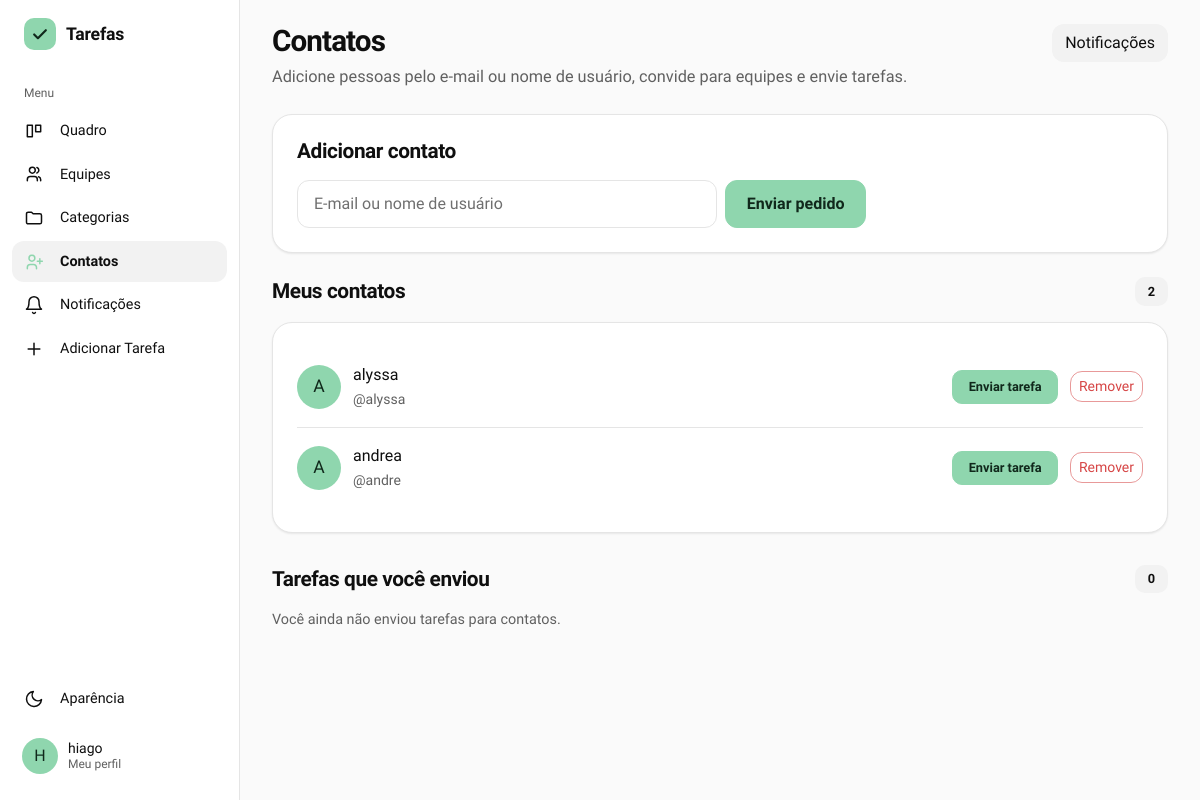
The app's page /contatos (signed in) with its own data.
### gerenciador_de_tarefas/models.py (models this page shows)
class Usuario(db.Model, UserMixin):
    id = db.Column(db.Integer, primary_key=True)
    nomeUsuario = db.Column(db.String(50), unique=True, nullable=False)
    email = db.Column(db.String(254), unique=True, nullable=False)
    senha = db.Column(db.String(255), nullable=False)
    nome = db.Column(db.String(100), nullable=False)
    tarefasCriadas = db.relationship('Tarefa', backref='criador', foreign_keys='Tarefa.criador_id', lazy=True)
    tarefasAtribuidas = db.relationship('Tarefa', backref='responsavel', foreign_keys='Tarefa.responsavel_id', lazy=True)
    cargo = db.Column(db.String(20), nullable=False, default='usuario') #admin ou usuario
    foto_perfil = db.Column(db.String(200), nullable=True, default='default.png')
    ordenacao_quadro = db.Column(db.String(30), nullable=False, default='padrao')

### gerenciador_de_tarefas/app.py (the view)
@app.route('/contatos')
@login_required
def contatos():
    pedidos_enviados = Contato.query.filter_by(
        solicitante_id=current_user.id, status='pendente'
    ).order_by(Contato.criado_em.desc()).all()
    tarefas_enviadas = Tarefa.query.filter(
        Tarefa.criador_id == current_user.id,
        Tarefa.responsavel_id != current_user.id,
        Tarefa.equipe_id.is_(None)
    ).order_by(Tarefa.id.desc()).all()
    pendentes_por_contato = {}
    for t in tarefas_enviadas:
        if t.aceite == 'aguardando':
            pendentes_por_contato[t.responsavel_id] = pendentes_por_contato.get(t.responsavel_id, 0) + 1
    return render_template('contatos.html',
                           contatos=contatos_aceitos(),
                           pedidos_enviados=pedidos_enviados,
                           tarefas_enviadas=tarefas_enviadas,
                           pendentes_por_contato=pendentes_por_contato,
                           limite_tarefas=LIMITE_TAREFAS_PENDENTES_POR_CONTATO)

### gerenciador_de_tarefas/app.py (called while the page is built)
@login_manager.user_loader
def load_user(user_id):
    return db.session.get(Usuario, int(user_id))

@app.context_processor
def injetar_categorias_globais():
    if current_user.is_authenticated:
        return dict(categorias_globais=categorias_acessiveis())
    return dict(categorias_globais=[])

@app.context_processor
def injetar_notificacoes():
    if not current_user.is_authenticated:
        return dict(n_notificacoes=0)
    n = (Contato.query.filter_by(destinatario_id=current_user.id, status='pendente').count()
         + ConviteEquipe.query.filter_by(convidado_id=current_user.id).count()
         + Tarefa.query.filter_by(responsavel_id=current_user.id, aceite='aguardando').count())
    return dict(n_notificacoes=n)

def contatos_aceitos():
    vinculos = Contato.query.filter(
        Contato.status == 'aceito',
        or_(Contato.solicitante_id == current_user.id, Contato.destinatario_id == current_user.id)
    ).all()
    ids = [c.destinatario_id if c.solicitante_id == current_user.id else c.solicitante_id for c in vinculos]
    if not ids:
        return []
    return Usuario.query.filter(Usuario.id.in_(ids)).order_by(Usuario.nomeUsuario).all()

def categorias_do_usuario():
    return Categoria.query.filter_by(usuario_id=current_user.id).order_by(Categoria.nome).all()

def categorias_acessiveis():
    proprias = categorias_do_usuario()
    de_outros = [cs.categoria for cs in CategoriaCompartilhada.query.filter_by(usuario_id=current_user.id).all()]
    return proprias + sorted(de_outros, key=lambda c: c.nome.lower())

### gerenciador_de_tarefas/templates/contatos.html (shortened to what this page needs)
{% extends "base.html" %}
{% block content %}
{% macro avatar(u) -%}
    {% if u.foto_perfil and u.foto_perfil != 'default.png' %}
        <img src="{{ url_for('static', filename='uploads/' + u.foto_perfil) }}" alt="" class="usuario-foto" />
    {% else %}
        <span class="usuario-foto">{{ u.nomeUsuario[:1]|upper }}</span>
    {% endif %}
{%- endmacro %}
{% set rotulo = {'aguardando': 'Aguardando aceite', 'aceita': 'Aceita', 'recusada': 'Recusada'} %}
<div class="eq-topo">
    <div>
        <h1 class="titulo-pagina">Contatos</h1>
        <p class="eq-subtitulo">Adicione pessoas pelo e-mail ou nome de usuário, convide para equipes e envie tarefas.</p>
    </div>
    <a href="{{ url_for('notificacoes') }}" class="btn btn-outline-secondary">
        Notificações{% if n_notificacoes %} ({{ n_notificacoes }}){% endif %}
    </a>
</div>
<section class="cartao mb-4">
    <h2 class="eq-secao-titulo mb-3">Adicionar contato</h2>
    <form method="POST" action="{{ url_for('adicionar_contato') }}" class="d-flex gap-2 flex-wrap">
        <input type="text" name="identificador" class="form-control" style="max-width: 420px;"
               placeholder="E-mail ou nome de usuário" autocomplete="off" required>
        <button type="submit" class="btn btn-principal">Enviar pedido</button>
    </form>
</section>
<section class="eq-secao">
    <div class="eq-secao-cab">
        <h2 class="eq-secao-titulo">Meus contatos</h2>
        <span class="eq-contagem">{{ contatos|length }}</span>
    </div>
    {% if contatos %}
    <div class="cartao">
        {% for u in contatos %}
        <div class="py-3 {{ 'border-top' if not loop.first }}">
            <div class="eqp-membro" style="padding: 0;">
                {{ avatar(u) }}
                <div style="flex: 1; min-width: 0;">
                    <div class="eqp-membro-nome">{{ u.nome or u.nomeUsuario }}</div>
                    <small class="text-secondary">@{{ u.nomeUsuario }}</small>
                </div>
                <button type="button" class="btn btn-principal btn-sm"
                        data-bs-toggle="collapse" data-bs-target="#enviar-{{ u.id }}">Enviar tarefa</button>
                <form method="POST" action="{{ url_for('remover_contato', usuario_id=u.id) }}"
                      onsubmit="return confirm('Remover este contato? Tarefas e convites ainda pendentes entre vocês serão apagados e as categorias compartilhadas deixam de ser compartilhadas.');">
                    <button type="submit" class="btn btn-outline-danger btn-sm">Remover</button>
                </form>
            </div>
        </div>
        {% endfor %}
    </div>
    {% else %}
    <div class="eq-vazio">
        <h3 class="eq-vazio-titulo">Você ainda não tem contatos</h3>
        <p>Envie um pedido usando o e-mail ou o nome de usuário de alguém.</p>
    </div>
    {% endif %}
</section>
<section class="eq-secao mb-5">
    <div class="eq-secao-cab">
        <h2 class="eq-secao-titulo">Tarefas que você enviou</h2>
        <span class="eq-contagem">{{ tarefas_enviadas|length }}</span>
    </div>
    {% if tarefas_enviadas %}
    <div class="cartao">
        {% for t in tarefas_enviadas %}
        <div class="eqp-membro">
            {{ avatar(t.responsavel) }}
            <div style="flex: 1; min-width: 0;">
                <div class="eqp-membro-nome">{{ t.titulo }}</div>
                <small class="text-secondary">para {{ t.responsavel.nomeUsuario }}</small>
            </div>
            <span class="eq-tag">{{ rotulo[t.aceite] }}{% if t.aceite == 'aceita' %} · {{ t.status }}{% endif %}</span>
            {% if t.aceite != 'aceita' %}
            <form method="POST" action="{{ url_for('cancelar_envio_tarefa', tarefa_id=t.id) }}">
                <button type="submit" class="btn btn-outline-secondary btn-sm">
                    {{ 'Cancelar envio' if t.aceite == 'aguardando' else 'Remover' }}
                </button>
            </form>
            {% endif %}
        </div>
        {% endfor %}
    </div>
    {% else %}
    <p class="eqp-ajuda">Você ainda não enviou tarefas para contatos.</p>
    {% endif %}
</section>
{% endblock %}

### gerenciador_de_tarefas/templates/base.html (shortened to what this page needs)
<!doctype html>
<html lang="pt-br">
  <head>
    <link
      rel="stylesheet"
      href="https://cdn.jsdelivr.net/npm/bootstrap@5.3.0/dist/css/bootstrap.min.css"
    />
    <link
      rel="stylesheet"
      href="{{ url_for('static', filename='static.css') }}"
    />
    <link rel="stylesheet" href="https://cdn.jsdelivr.net/npm/flatpickr/dist/flatpickr.min.css">
    <link rel="stylesheet" href="https://cdn.jsdelivr.net/npm/flatpickr/dist/themes/dark.css">
  </head>
  <body>
    {% macro aparencia(direcao='dropup') %}
    <div class="{{ direcao }}">
      <button
        class="menu-item"
        type="button"
        data-bs-toggle="dropdown"
        data-bs-auto-close="outside"
        aria-expanded="false"
      >
        <svg viewBox="0 0 24 24" fill="none" stroke="currentColor" stroke-width="1.8" stroke-linecap="round" stroke-linejoin="round" aria-hidden="true"><path d="M21 12.8A9 9 0 1111.2 3a7 7 0 009.8 9.8z"/></svg>
        <span>Aparência</span>
      </button>
    </div>
    {% endmacro %}
    {% macro logo() %}
    <span class="marca-icone">
      <svg width="20" height="20" viewBox="0 0 24 24" fill="none" stroke="currentColor" stroke-width="2.6" stroke-linecap="round" stroke-linejoin="round" aria-hidden="true"><path d="M5 12.5l4.5 4.5L19 7.5"/></svg>
    </span>
    {% endmacro %}
    {% set ep = request.endpoint or '' %}
    {% if current_user.is_authenticated %}
    <div class="app">
      <aside class="lateral" aria-label="Menu principal">
        <a
          class="marca"
          href="{{ url_for('admin_dashboard') if current_user.cargo == 'admin' else url_for('quadro') }}"
        >{{ logo() }}<span>Tarefas</span></a>
        <div class="menu-titulo">Menu</div>
        <a class="menu-item {{ 'ativo' if ep == 'quadro' }}" href="{{ url_for('quadro') }}">
          <svg viewBox="0 0 24 24" fill="none" stroke="currentColor" stroke-width="1.8" stroke-linecap="round" stroke-linejoin="round" aria-hidden="true"><path d="M4 5h6v14H4zM14 5h6v8h-6z"/></svg>
          <span>Quadro</span>
        </a>
        <a class="menu-item {{ 'ativo' if ep in ['equipes', 'ver_equipe', 'adicionar_tarefa_equipe'] }}" href="{{ url_for('equipes') }}">
          <svg viewBox="0 0 24 24" fill="none" stroke="currentColor" stroke-width="1.8" stroke-linecap="round" stroke-linejoin="round" aria-hidden="true"><path d="M16 20v-1.5a3.5 3.5 0 00-3.5-3.5h-5A3.5 3.5 0 004 18.5V20M10 11a3.5 3.5 0 100-7 3.5 3.5 0 000 7zM20 20v-1.5a3.5 3.5 0 00-2.5-3.3M15.5 4.2a3.5 3.5 0 010 6.6"/></svg>
          <span>Equipes</span>
        </a>
        <a class="menu-item {{ 'ativo' if ep in ['ver_categorias', 'ver_categoria'] }}" href="{{ url_for('ver_categorias') }}">
          <svg viewBox="0 0 24 24" fill="none" stroke="currentColor" stroke-width="1.8" stroke-linejoin="round" aria-hidden="true"><path d="M3 7a2 2 0 012-2h4l2 2h8a2 2 0 012 2v8a2 2 0 01-2 2H5a2 2 0 01-2-2z"/></svg>
          <span>Categorias</span>
        </a>
        <a class="menu-item {{ 'ativo' if ep == 'contatos' }}" href="{{ url_for('contatos') }}">
          <svg viewBox="0 0 24 24" fill="none" stroke="currentColor" stroke-width="1.8" stroke-linecap="round" stroke-linejoin="round" aria-hidden="true"><path d="M15 20v-1.5a3.5 3.5 0 00-3.5-3.5h-4A3.5 3.5 0 004 18.5V20M9.5 11a3.5 3.5 0 100-7 3.5 3.5 0 000 7zM19 8v6M16 11h6"/></svg>
          <span>Contatos</span>
        </a>
        <a class="menu-item {{ 'ativo' if ep == 'notificacoes' }}" href="{{ url_for('notificacoes') }}">
          <svg viewBox="0 0 24 24" fill="none" stroke="currentColor" stroke-width="1.8" stroke-linecap="round" stroke-linejoin="round" aria-hidden="true"><path d="M6 8a6 6 0 0112 0c0 7 3 9 3 9H3s3-2 3-9M10.3 21a1.9 1.9 0 003.4 0"/></svg>
          <span>Notificações</span>
        </a>
        <a class="menu-item" href="#" data-bs-toggle="modal" data-bs-target="#modalAdicionarTarefa">
          <svg viewBox="0 0 24 24" fill="none" stroke="currentColor" stroke-width="1.8" stroke-linecap="round" aria-hidden="true"><path d="M12 5v14M5 12h14"/></svg>
          <span>Adicionar Tarefa</span>
        </a>
        <div class="menu-espaco"></div>
        {{ aparencia('dropup') }}
        <a href="#" class="usuario-card mt-2 text-decoration-none" data-bs-toggle="modal" data-bs-target="#modalPerfil" title="Meu Perfil">
          {% if current_user.foto_perfil and current_user.foto_perfil != 'default.png' %}
            <img src="{{ url_for('static', filename='uploads/' + current_user.foto_perfil) }}" alt="" class="usuario-foto" />
          {% else %}
            <span class="usuario-foto">{{ current_user.nomeUsuario[:1]|upper }}</span>
          {% endif %}
          <span class="usuario-nome">{{ current_user.nome or current_user.nomeUsuario }}<small>Meu perfil</small></span>
        </a>
      </aside>
      <main class="conteudo">
        <div class="conteudo-interno">
    {% endif %}
    {% block content %}{% endblock %}
    {% if current_user.is_authenticated %}
        </div>
      </main>
    </div>
    {% else %}
    </main>
    {% endif %}
  </body>
</html>

### records on screen
Usuario: nomeUsuario "H", nome "hiago"
Usuario: nomeUsuario "A", nome "alyssa", nomeUsuario "alyssa"
Usuario: nomeUsuario "A", nome "andrea", nomeUsuario "andre"

### other values on screen
{{ contatos|length }} "2"
{{ tarefas_enviadas|length }} "0"
